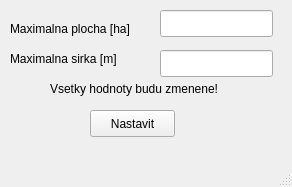
<?xml version="1.0" encoding="UTF-8"?>
<ui version="4.0">
 <class>MainWindow</class>
 <widget class="QMainWindow" name="MainWindow">
  <property name="geometry">
   <rect>
    <x>0</x>
    <y>0</y>
    <width>292</width>
    <height>187</height>
   </rect>
  </property>
  <property name="windowTitle">
   <string>Nastavenie rozsahov</string>
  </property>
  <widget class="QWidget" name="centralwidget">
   <widget class="QLabel" name="label">
    <property name="geometry">
     <rect>
      <x>10</x>
      <y>20</y>
      <width>141</width>
      <height>17</height>
     </rect>
    </property>
    <property name="text">
     <string>Maximalna plocha [ha]</string>
    </property>
   </widget>
   <widget class="QLineEdit" name="max_area">
    <property name="geometry">
     <rect>
      <x>160</x>
      <y>10</y>
      <width>113</width>
      <height>27</height>
     </rect>
    </property>
   </widget>
   <widget class="QLabel" name="label_2">
    <property name="geometry">
     <rect>
      <x>10</x>
      <y>50</y>
      <width>141</width>
      <height>17</height>
     </rect>
    </property>
    <property name="text">
     <string>Maximalna sirka [m]</string>
    </property>
   </widget>
   <widget class="QLineEdit" name="max_len">
    <property name="geometry">
     <rect>
      <x>160</x>
      <y>50</y>
      <width>113</width>
      <height>27</height>
     </rect>
    </property>
   </widget>
   <widget class="QPushButton" name="set_all">
    <property name="geometry">
     <rect>
      <x>90</x>
      <y>110</y>
      <width>85</width>
      <height>27</height>
     </rect>
    </property>
    <property name="text">
     <string>Nastavit</string>
    </property>
   </widget>
   <widget class="QLabel" name="label_3">
    <property name="geometry">
     <rect>
      <x>50</x>
      <y>80</y>
      <width>221</width>
      <height>17</height>
     </rect>
    </property>
    <property name="text">
     <string>Vsetky hodnoty budu zmenene!</string>
    </property>
   </widget>
  </widget>
  <widget class="QMenuBar" name="menubar">
   <property name="geometry">
    <rect>
     <x>0</x>
     <y>0</y>
     <width>292</width>
     <height>27</height>
    </rect>
   </property>
  </widget>
  <widget class="QStatusBar" name="statusbar"/>
 </widget>
 <resources/>
 <connections/>
</ui>
